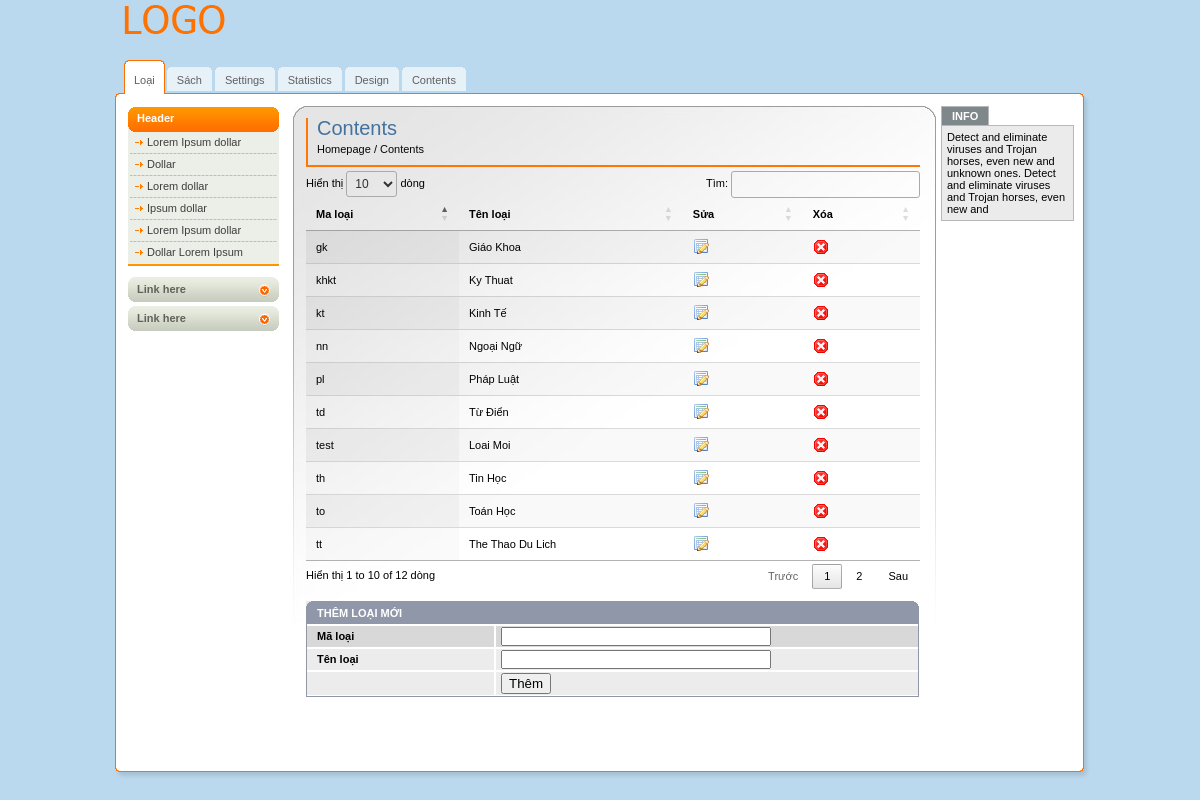
Screenshot of /bookstore/admin/index.php with the database file from the repository.
### tables this page shows
CREATE TABLE IF NOT EXISTS `loai` (
  `maloai` varchar(5) NOT NULL,
  `tenloai` varchar(50) NOT NULL,
  PRIMARY KEY (`maloai`)
);

### bookstore/classes/Db.class.php (called while the page is built, shortened)
<?php
class Db{
		private $pdo= null;
		public function __construct()
		{
			$driver="mysql:host=". HOST."; dbname=". DB_NAME;
			try
			{
				$this->pdo = new PDO($driver, DB_USER, DB_PASS);
				$this->pdo->query("set names 'utf8' ");
			}
			catch(PDOException $e)
			{
				echo "Err:". $e->getMessage();	exit();
			}
		}
		private function query($sql, $arr = array(), $mode = PDO::FETCH_ASSOC)
		{
			$stm = $this->pdo->prepare($sql);
			if (!$stm->execute( $arr))
				{
				echo "Sql lỗi.";
				echo $this->sql_debug($sql,$arr);
				}
			return $stm->fetchAll($mode);
		}
		public function exeQuery($sql,  $arr = array(), $mode = PDO::FETCH_ASSOC)
		{
			return $this->query($sql, $arr, $mode);
		}
	}
?>

### bookstore/classes/Loai.class.php (called while the page is built, shortened)
<?php
class Loai extends Db{
	public function tatCa()
	{
		$sql="select * from loai";
		return $this->exeQuery($sql);
	}
}
?>

### bookstore/admin/loai2.php (the view, shortened to what this page needs)
<?php
include_once("../classes/Loai.class.php");
$loaiDB=new Loai;
	?>
    <?php
$dsloai=$loaiDB->tatCa();
?>
<table id="example" class="display" style="width:100%">
    <thead>
        <tr>
            <th>Ma loại</th>
            <th>Tên loại</th>
            <th>Sửa</th>
            <th>Xóa</th>
        </tr>
    </thead>
    <tbody>
        <?php
        foreach ($dsloai as  $loai) {
        ?>
        <tr>
            <td><?php echo $loai['maloai'] ?></td>
            <td><?php echo $loai['tenloai'] ?></td>
            <td><img src="img/edit-icon.gif" width="16" height="16" alt="" /></td>
            <td><img src="img/hr.gif" width="16" height="16" alt="add" /></td>
        </tr>
        <?php } ?>
    </tbody>
</table>
<br>
<div class="table"> <img src="img/bg-th-left.gif" width="8" height="7" alt="" class="left" /> <img src="img/bg-th-right.gif" width="7" height="7" alt="" class="right" />
<form action="" method="post">
    <table class="listing form" cellpadding="0" cellspacing="0">
        <tr>
            <th class="full" colspan="2">Thêm loại mới</th>
        </tr>
        <tr>
        <td class="first" width="172"><strong>Mã loại</strong></td>
        <td class="last"><input type="text" class="text" name="txtMaLoai" /></td>
        </tr>
        <tr class="bg">
        <td class="first"><strong>Tên loại</strong></td>
        <td class="last"><input type="text" class="text" name="txtTenLoai" /></td>
        </tr>
        <tr class="bg">
        <td class="first"></td>
        <td class="last">
            <input type="submit" value="Thêm" name="btnAdd">
        </td>
        </tr>
    </table>
</form>
    <p>&nbsp;</p>
</div>

### bookstore/admin/css/all.css (style rules this page uses)
body { margin:0; padding:0; background:#BBD9EE; color:#000; font-family:tahoma,arial,sans-serif; font-size:11px; }
form { margin:0; padding:0 }
img { border:none; }
input { vertical-align:middle }
input.text, select, textarea { font-family:arial,sans-serif; color:#333; font-size:12px; vertical-align:middle; }
input.text { padding:1px 0 0 4px; height:14px; font-weight:normal; }
div.table { float:left; position:relative; width:614px; margin:0 0 37px 0; }
table.listing { border-bottom:1px solid #9097A9; width:613px; padding:0; margin:0; border:1px solid #9097A9; }
table.listing th { border-top:0 !important; }
table.listing th.full { border-left:0;border-right:0 !important;text-align:left;text-transform:uppercase; }
div.table img.left { position:absolute; top:0; left:0; }
div.table img.right { position:absolute; top:0; right:1px; }
table.listing td, table.listing th { border:1px solid #fff; text-align:center; }
table.listing th { background:#9097A9; color:#fff; padding:5px; }
table.listing td { background:#D8D8D8; color:#000; padding:3px 5px; }
table.listing .bg td { background:#ECECEC; }
table.listing .first { border-left:0px solid #9097A9;text-align:left; }
table.listing .last { border-right:0px solid #9097A9; }
table.form .last { padding:1px 0 1px 5px;text-align:left; }
table.form th, table.form td { padding-left:10px; }
table.form input.text { width:262px }

### rows the page displays
loai: maloai "gk", tenloai "Giáo Khoa"
loai: maloai "khkt", tenloai "Ky Thuat"
loai: maloai "kt", tenloai "Kinh Tế"
loai: maloai "nn", tenloai "Ngoại Ngữ"
loai: maloai "pl", tenloai "Pháp Luật"
loai: maloai "td", tenloai "Từ Điển"
loai: maloai "test", tenloai "Loai Moi"
loai: maloai "th", tenloai "Tin Học"
loai: maloai "to", tenloai "Toán Học"
loai: maloai "tt", tenloai "The Thao Du Lich"
